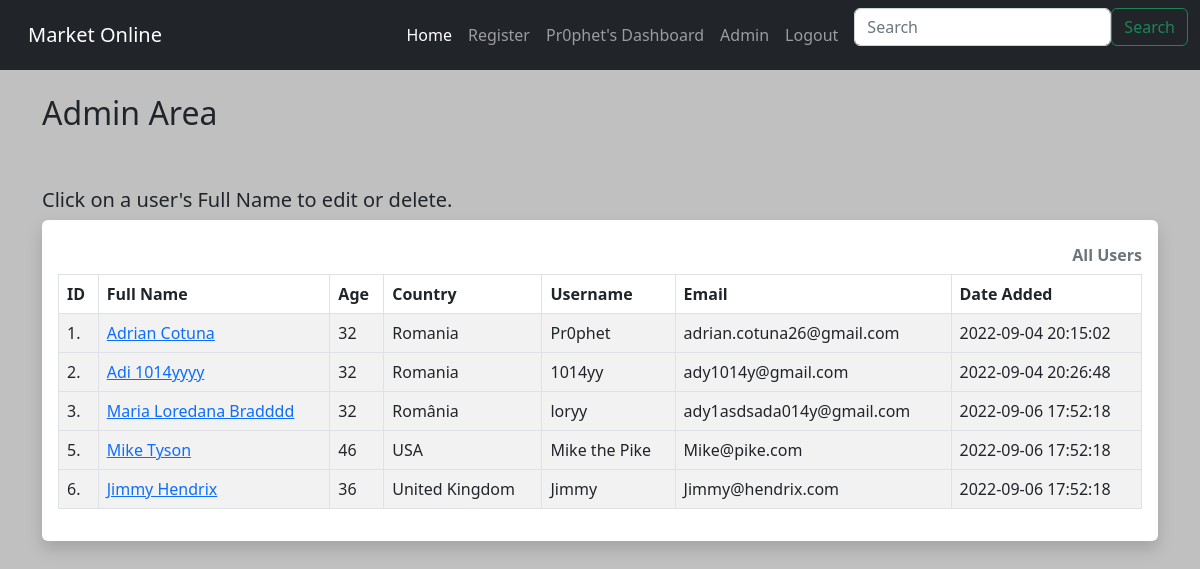
Page /admin (signed in) on the earlier database version.
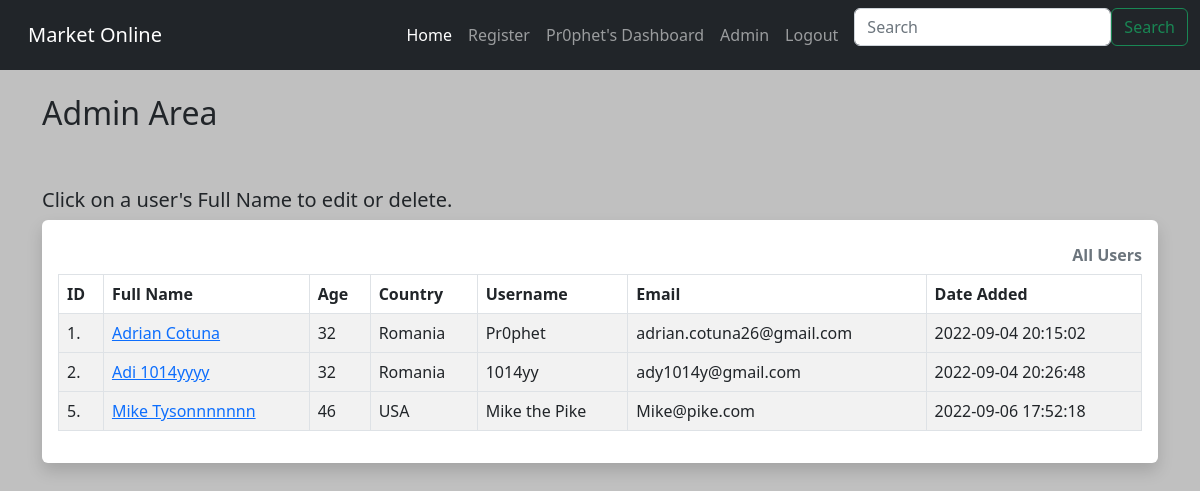
Same page on the later database version.
### app.py (models this page shows)
class Users(UserMixin, db.Model):
    id = db.Column(db.Integer(), primary_key=True)
    full_name = db.Column(db.String(200))
    age = db.Column(db.Integer())
    location = db.Column(db.String())
    username = db.Column(db.String(15), unique=True)
    password = db.Column(db.String(80))
    email = db.Column(db.String(), unique=True)
    date_added = db.Column(db.String())

### app.py (the view)
@app.route("/admin")
@login_required
def admin():
    all_users = Users.query.order_by(Users.date_added)
    id = current_user.id
    if id == 1:
        return render_template("admin.html",
                               all_users=all_users)
    else:
        flash("Sorry only admins can access admin page.")
        return redirect((url_for("dashboard")))

### app.py (called while the page is built)
@login_manager.user_loader
def load_user(user_id):
    return Users.query.get(int(user_id))

### templates/admin.html
{% extends "base.html" %}
{% block content %}
    <h2>Admin Area</h2>
    <br/><br/>
    <h5>Click on a user's Full Name to edit or delete.</h5>
<div class="shadow p-3 mb-5 bg-body rounded">
    <table class="table caption-top table-hover table-bordered table-striped">
        <caption><strong>All Users</strong></caption>
        <thead>
            <tr>
                <th scope="col">ID</th>
                <th scope="col">Full Name</th>
                <th scope="col">Age</th>
                <th scope="col">Country</th>
                <th scope="col">Username</th>
                <th scope="col">Email</th>
                <th scope="col">Date Added</th>
            </tr>
        </thead>
    {% for user in all_users %}
        <tbody>
            <tr>
                <td>{{ user.id }}.</td>
                <td><a href="{{ url_for('admin_user_edit', id=user.id) }}">{{ user.full_name}}</a></td>
                <td>{{ user.age}}</td>
                <td>{{ user.location}}</td>
                <td>{{ user.username}}</td>
                <td>{{ user.email}}</td>
                <td>{{ user.date_added}}</td>
        <tbody>
        {% endfor %}
      </table>
</div>
{% endblock %}

### templates/base.html (shortened to what this page needs)
<html lang="en">
  <head>
     <link rel="stylesheet" href="https://cdn.jsdelivr.net/npm/bootstrap@5.2.0/dist/css/bootstrap.rtl.min.css">
      <link rel="stylesheet" href="{{ url_for('static', filename='/CSS/style.css') }}">
  </head>
  <body>
    {% include 'navbar.html' %}
    <br/>
    <div class="container">
        {% block content %}
        {% endblock %}
    </div>
  </body>
</html>

### templates/navbar.html (shortened to what this page needs)
<nav class="navbar navbar-expand-lg navbar-dark bg-dark">
  <div class="container-fluid">
    <a class="navbar-brand" href="{{ url_for('index') }}">Market Online</a>
    <div class="collapse navbar-collapse" id="navbarSupportedContent">
      <ul class="navbar-nav me-auto mb-2 mb-lg-0">
        <li class="nav-item">
          <a class="nav-link active" aria-current="page" href="{{ url_for('index') }}">Home</a>
        </li>
        <li class="nav-item">
          <a class="nav-link" href="{{ url_for('signup') }}">Register</a>
        </li>
        {% if current_user.is_authenticated %}
          <li class="nav-item">
            <a class="nav-link" href="{{ url_for('dashboard') }}">{{ current_user.username }}'s Dashboard</a>
          </li>
        {% if current_user.id == 1 %}
          <li class="nav-item">
            <a class="nav-link" href="{{ url_for('admin') }}">Admin</a>
          </li>
        {% endif %}
          <li class="nav-item">
            <a class="nav-link" href="{{ url_for('logout') }}">Logout</a>
          </li>
        {% else %}
          <li class="nav-item">
            <a class="nav-link" href="{{ url_for('login') }}">Login</a>
          </li>
        {% endif %}
      </ul>
      <form class="d-flex" role="search">
        <input class="form-control me-2" type="search" placeholder="Search" aria-label="Search">
        <button class="btn btn-outline-success" type="submit">Search</button>
      </form>
    </div>
  </div>
</nav>

### static/css/style.css (style rules this page uses)
body { background: silver; }

Differences in the rows shown:
removed Users: id "3", full_name "Maria Loredana Bradddd", age "32", location "România", username "loryy", email "ady1asdsada014y@gmail.com", date_added "2022-09-06 17:52:18"
removed Users: id "6", full_name "Jimmy Hendrix", age "36", location "United Kingdom", username "Jimmy", email "Jimmy@hendrix.com", date_added "2022-09-06 17:52:18"
changed Users "USA": full_name "Mike Tyson" → "Mike Tysonnnnnnn"
